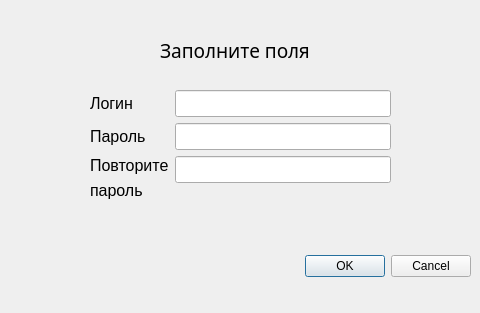
<?xml version="1.0" encoding="UTF-8"?>
<ui version="4.0">
 <class>Registration</class>
 <widget class="QDialog" name="Registration">
  <property name="geometry">
   <rect>
    <x>0</x>
    <y>0</y>
    <width>480</width>
    <height>313</height>
   </rect>
  </property>
  <property name="windowTitle">
   <string>Dialog</string>
  </property>
  <widget class="QDialogButtonBox" name="buttonBox">
   <property name="geometry">
    <rect>
     <x>10</x>
     <y>250</y>
     <width>461</width>
     <height>32</height>
    </rect>
   </property>
   <property name="orientation">
    <enum>Qt::Horizontal</enum>
   </property>
   <property name="standardButtons">
    <set>QDialogButtonBox::Cancel|QDialogButtonBox::Ok</set>
   </property>
  </widget>
  <widget class="QLabel" name="label">
   <property name="geometry">
    <rect>
     <x>160</x>
     <y>30</y>
     <width>171</width>
     <height>41</height>
    </rect>
   </property>
   <property name="font">
    <font>
     <family>Gigi</family>
     <pointsize>14</pointsize>
     <weight>50</weight>
     <italic>false</italic>
     <bold>false</bold>
    </font>
   </property>
   <property name="text">
    <string>Заполните поля</string>
   </property>
  </widget>
  <widget class="QWidget" name="formLayoutWidget">
   <property name="geometry">
    <rect>
     <x>90</x>
     <y>90</y>
     <width>301</width>
     <height>148</height>
    </rect>
   </property>
   <layout class="QFormLayout" name="formLayout">
    <item row="0" column="0">
     <widget class="QLabel" name="label_2">
      <property name="font">
       <font>
        <pointsize>12</pointsize>
       </font>
      </property>
      <property name="text">
       <string>Логин</string>
      </property>
     </widget>
    </item>
    <item row="0" column="1">
     <widget class="QLineEdit" name="loginEdit">
      <property name="font">
       <font>
        <pointsize>12</pointsize>
       </font>
      </property>
     </widget>
    </item>
    <item row="1" column="0">
     <widget class="QLabel" name="label_3">
      <property name="font">
       <font>
        <pointsize>12</pointsize>
       </font>
      </property>
      <property name="text">
       <string>Пароль</string>
      </property>
     </widget>
    </item>
    <item row="1" column="1">
     <widget class="QLineEdit" name="passwordEdit">
      <property name="font">
       <font>
        <pointsize>12</pointsize>
       </font>
      </property>
      <property name="echoMode">
       <enum>QLineEdit::Password</enum>
      </property>
     </widget>
    </item>
    <item row="2" column="0">
     <layout class="QVBoxLayout" name="verticalLayout_2">
      <item>
       <widget class="QLabel" name="label_4">
        <property name="font">
         <font>
          <pointsize>12</pointsize>
         </font>
        </property>
        <property name="text">
         <string>Повторите</string>
        </property>
       </widget>
      </item>
      <item>
       <widget class="QLabel" name="label_5">
        <property name="minimumSize">
         <size>
          <width>0</width>
          <height>0</height>
         </size>
        </property>
        <property name="font">
         <font>
          <pointsize>12</pointsize>
         </font>
        </property>
        <property name="text">
         <string>пароль</string>
        </property>
       </widget>
      </item>
     </layout>
    </item>
    <item row="2" column="1">
     <widget class="QLineEdit" name="secpassEdit">
      <property name="minimumSize">
       <size>
        <width>0</width>
        <height>12</height>
       </size>
      </property>
      <property name="font">
       <font>
        <pointsize>12</pointsize>
       </font>
      </property>
      <property name="echoMode">
       <enum>QLineEdit::Password</enum>
      </property>
     </widget>
    </item>
   </layout>
  </widget>
 </widget>
 <resources/>
 <connections>
  <connection>
   <sender>buttonBox</sender>
   <signal>accepted()</signal>
   <receiver>Registration</receiver>
   <slot>accept()</slot>
   <hints>
    <hint type="sourcelabel">
     <x>248</x>
     <y>254</y>
    </hint>
    <hint type="destinationlabel">
     <x>157</x>
     <y>274</y>
    </hint>
   </hints>
  </connection>
  <connection>
   <sender>buttonBox</sender>
   <signal>rejected()</signal>
   <receiver>Registration</receiver>
   <slot>reject()</slot>
   <hints>
    <hint type="sourcelabel">
     <x>316</x>
     <y>260</y>
    </hint>
    <hint type="destinationlabel">
     <x>286</x>
     <y>274</y>
    </hint>
   </hints>
  </connection>
 </connections>
</ui>
